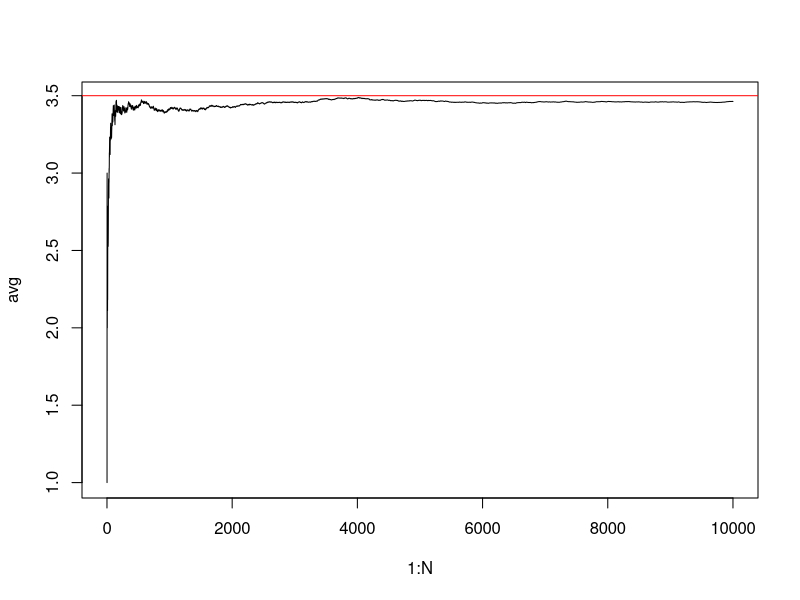
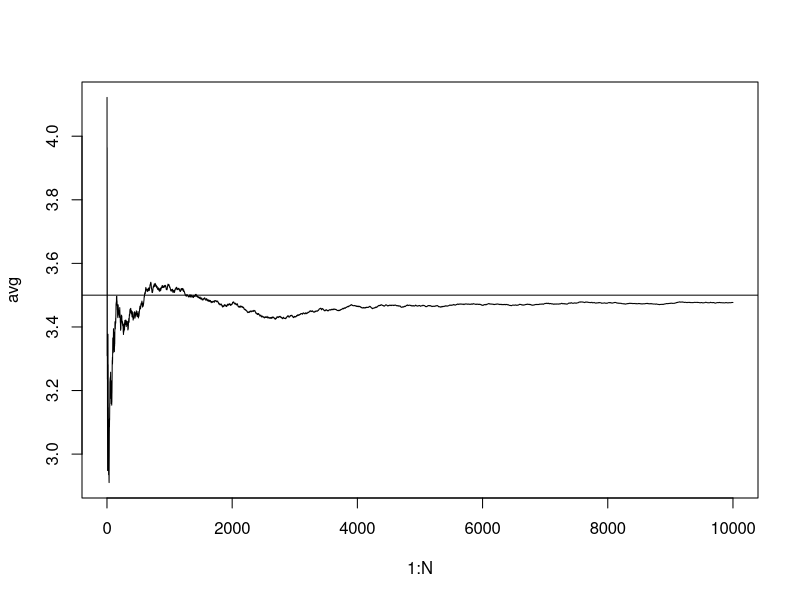
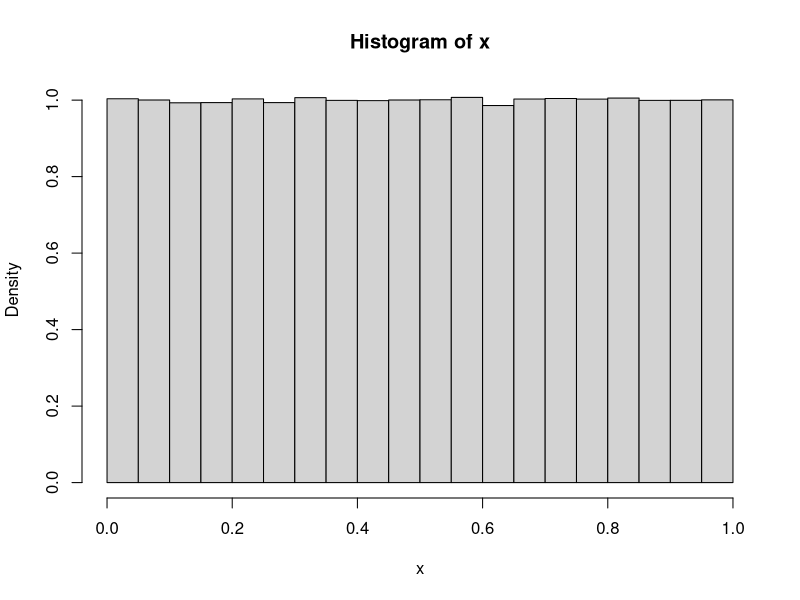
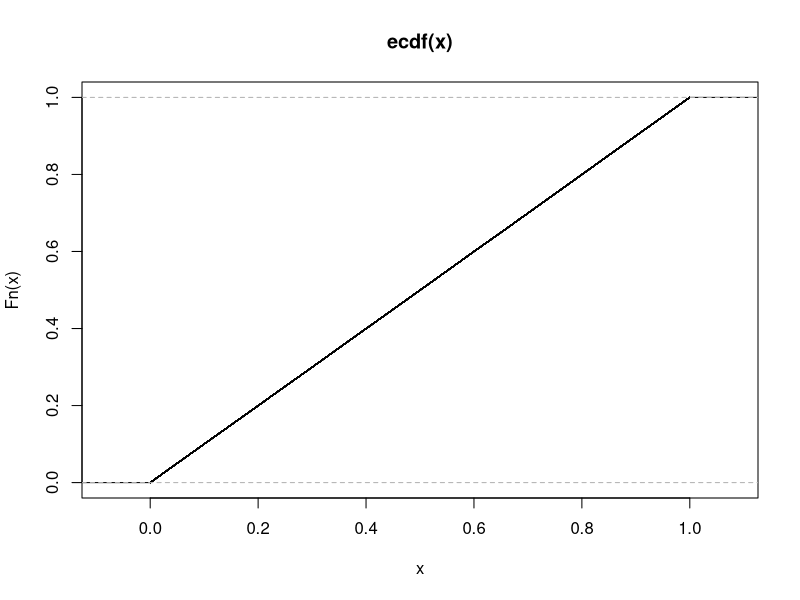

Reproduce these figures in R, in order.
# Würfeln
set.seed(42)
N=10000
X = sample(1:6,N, replace = TRUE)
mean(X) #3.4998 
avg = cumsum(X)/1:N #Gleitender MW
plot(1:N, avg, type = 'l')
abline(h=3.5, col='red')

# Zahlen zwischen 1 und 6
N=10000
X = runif(N,1,6)
avg = cumsum(X)/1:N
plot(1:N, avg, type = 'l')
abline(h=3.5)

x = runif(1000000, min = 0, max =1)
# 
mean(x)      #Was kommt raus?
hist(x,30,freq = FALSE)   
plot(ecdf(x))

















